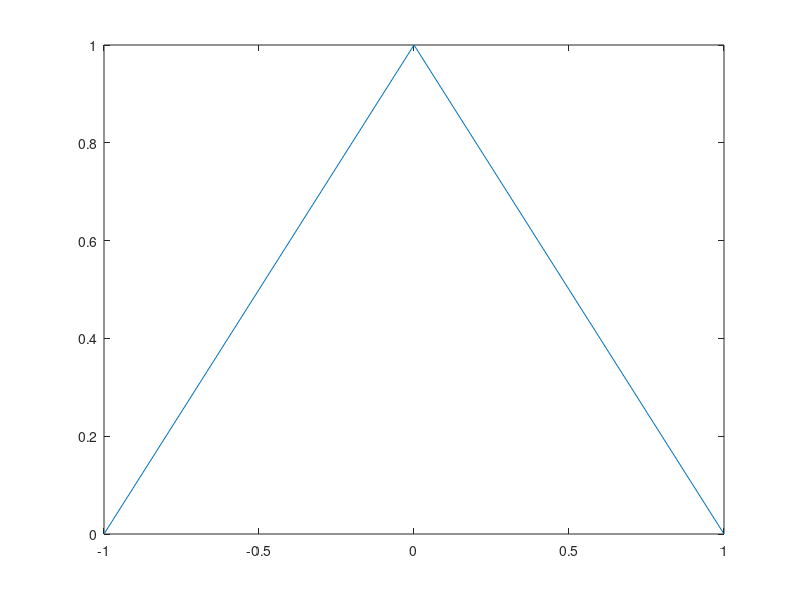

MATLAB code to generate this figure: (Note: this script raises an error after producing the figure.)
% Non-parametric estimation of probability den-sity function
clear all;
close all;


grid = -1:0.1:1;
% Draw real function
f_lin_plus = @(x) -x+1;
f_lin_min = @(x) x+1;
real_y = [];
for x_arg = grid
    if x_arg<0
      real_y(end+1) = f_lin_min(x_arg);
    else 
      real_y(end+1) = f_lin_plus(x_arg);
    end
end
plot(grid,real_y);
hold on;
%%%%%%%%%%%%%%%


S_all = [2,5,20];

mse = [];
for S=S_all
    
    % Esitmation of a's
    a_est = [];
    N = 100;
    x = [];
    for s=1:S
        a_est(s) = 0;    
        for i=1:N
            x(i) = rand()+rand()-1;
            a_est(s) = a_est(s) + func(s,x(i));
        end
        a_est(s) = a_est(s)/N;

    end

    % Calculate estimator of function
    y_final = [];
    i = 1;
    a_num = 1;
    tmp_y = 0;
    for x_arg = grid
        a_num = 1;
        tmp_y = 0;
        for a = a_est
            tmp_y = tmp_y + a*func(a_num,x_arg);
            a_num = a_num +1;
        end
        y_final(i) = tmp_y;
        i = i+1;
    end


    plot(grid,y_final);

    %MSE
    mse(end+1) = 0;
    y_tmp = 0;
    for i=1:length(grid)
        mse(end) = mse(end) + power((real_y(i)-y_final(i)), 2);
    end
    mse(end) = mse(end)/N;

end

figure
plot(S_all, mse, '*-')

